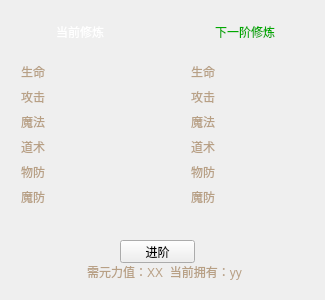
<?xml version="1.0" encoding="UTF-8"?>
<ui version="4.0">
 <class>dlg_chenhao</class>
 <widget class="QWidget" name="dlg_chenhao">
  <property name="geometry">
   <rect>
    <x>0</x>
    <y>0</y>
    <width>325</width>
    <height>300</height>
   </rect>
  </property>
  <property name="windowTitle">
   <string>称号进阶</string>
  </property>
  <widget class="QLabel" name="label_16">
   <property name="geometry">
    <rect>
     <x>10</x>
     <y>160</y>
     <width>35</width>
     <height>24</height>
    </rect>
   </property>
   <property name="styleSheet">
    <string notr="true">color: rgb(184,160,133);</string>
   </property>
   <property name="text">
    <string>物防</string>
   </property>
   <property name="alignment">
    <set>Qt::AlignRight|Qt::AlignTrailing|Qt::AlignVCenter</set>
   </property>
  </widget>
  <widget class="QLabel" name="label_18">
   <property name="geometry">
    <rect>
     <x>10</x>
     <y>135</y>
     <width>35</width>
     <height>24</height>
    </rect>
   </property>
   <property name="styleSheet">
    <string notr="true">color: rgb(184,160,133);</string>
   </property>
   <property name="text">
    <string>道术</string>
   </property>
   <property name="alignment">
    <set>Qt::AlignRight|Qt::AlignTrailing|Qt::AlignVCenter</set>
   </property>
  </widget>
  <widget class="QLabel" name="label_14">
   <property name="geometry">
    <rect>
     <x>10</x>
     <y>185</y>
     <width>35</width>
     <height>24</height>
    </rect>
   </property>
   <property name="styleSheet">
    <string notr="true">color: rgb(184,160,133);</string>
   </property>
   <property name="text">
    <string>魔防</string>
   </property>
   <property name="alignment">
    <set>Qt::AlignRight|Qt::AlignTrailing|Qt::AlignVCenter</set>
   </property>
  </widget>
  <widget class="QLabel" name="label_9">
   <property name="geometry">
    <rect>
     <x>10</x>
     <y>110</y>
     <width>35</width>
     <height>24</height>
    </rect>
   </property>
   <property name="styleSheet">
    <string notr="true">color: rgb(184,160,133);</string>
   </property>
   <property name="text">
    <string>魔法</string>
   </property>
   <property name="alignment">
    <set>Qt::AlignRight|Qt::AlignTrailing|Qt::AlignVCenter</set>
   </property>
  </widget>
  <widget class="QLabel" name="label_10">
   <property name="geometry">
    <rect>
     <x>10</x>
     <y>85</y>
     <width>35</width>
     <height>24</height>
    </rect>
   </property>
   <property name="styleSheet">
    <string notr="true">color: rgb(184,160,133);</string>
   </property>
   <property name="text">
    <string>攻击</string>
   </property>
   <property name="alignment">
    <set>Qt::AlignRight|Qt::AlignTrailing|Qt::AlignVCenter</set>
   </property>
  </widget>
  <widget class="QLabel" name="label_19">
   <property name="geometry">
    <rect>
     <x>10</x>
     <y>60</y>
     <width>35</width>
     <height>24</height>
    </rect>
   </property>
   <property name="styleSheet">
    <string notr="true">color: rgb(184,160,133);</string>
   </property>
   <property name="text">
    <string>生命</string>
   </property>
   <property name="alignment">
    <set>Qt::AlignRight|Qt::AlignTrailing|Qt::AlignVCenter</set>
   </property>
  </widget>
  <widget class="QLabel" name="label_20">
   <property name="geometry">
    <rect>
     <x>180</x>
     <y>60</y>
     <width>35</width>
     <height>24</height>
    </rect>
   </property>
   <property name="styleSheet">
    <string notr="true">color: rgb(184,160,133);</string>
   </property>
   <property name="text">
    <string>生命</string>
   </property>
   <property name="alignment">
    <set>Qt::AlignRight|Qt::AlignTrailing|Qt::AlignVCenter</set>
   </property>
  </widget>
  <widget class="QLabel" name="label_11">
   <property name="geometry">
    <rect>
     <x>180</x>
     <y>110</y>
     <width>35</width>
     <height>24</height>
    </rect>
   </property>
   <property name="styleSheet">
    <string notr="true">color: rgb(184,160,133);</string>
   </property>
   <property name="text">
    <string>魔法</string>
   </property>
   <property name="alignment">
    <set>Qt::AlignRight|Qt::AlignTrailing|Qt::AlignVCenter</set>
   </property>
  </widget>
  <widget class="QLabel" name="label_15">
   <property name="geometry">
    <rect>
     <x>180</x>
     <y>185</y>
     <width>35</width>
     <height>24</height>
    </rect>
   </property>
   <property name="styleSheet">
    <string notr="true">color: rgb(184,160,133);</string>
   </property>
   <property name="text">
    <string>魔防</string>
   </property>
   <property name="alignment">
    <set>Qt::AlignRight|Qt::AlignTrailing|Qt::AlignVCenter</set>
   </property>
  </widget>
  <widget class="QLabel" name="label_21">
   <property name="geometry">
    <rect>
     <x>180</x>
     <y>135</y>
     <width>35</width>
     <height>24</height>
    </rect>
   </property>
   <property name="styleSheet">
    <string notr="true">color: rgb(184,160,133);</string>
   </property>
   <property name="text">
    <string>道术</string>
   </property>
   <property name="alignment">
    <set>Qt::AlignRight|Qt::AlignTrailing|Qt::AlignVCenter</set>
   </property>
  </widget>
  <widget class="QLabel" name="label_12">
   <property name="geometry">
    <rect>
     <x>180</x>
     <y>85</y>
     <width>35</width>
     <height>24</height>
    </rect>
   </property>
   <property name="styleSheet">
    <string notr="true">color: rgb(184,160,133);</string>
   </property>
   <property name="text">
    <string>攻击</string>
   </property>
   <property name="alignment">
    <set>Qt::AlignRight|Qt::AlignTrailing|Qt::AlignVCenter</set>
   </property>
  </widget>
  <widget class="QLabel" name="label_17">
   <property name="geometry">
    <rect>
     <x>180</x>
     <y>160</y>
     <width>35</width>
     <height>24</height>
    </rect>
   </property>
   <property name="styleSheet">
    <string notr="true">color: rgb(184,160,133);</string>
   </property>
   <property name="text">
    <string>物防</string>
   </property>
   <property name="alignment">
    <set>Qt::AlignRight|Qt::AlignTrailing|Qt::AlignVCenter</set>
   </property>
  </widget>
  <widget class="QLabel" name="label_46">
   <property name="geometry">
    <rect>
     <x>125</x>
     <y>60</y>
     <width>15</width>
     <height>24</height>
    </rect>
   </property>
   <property name="styleSheet">
    <string notr="true">color: rgb(184,160,133);</string>
   </property>
   <property name="text">
    <string/>
   </property>
   <property name="pixmap">
    <pixmap resource="mirror.qrc">:/mirror/Resources/edit1_3.png</pixmap>
   </property>
   <property name="alignment">
    <set>Qt::AlignCenter</set>
   </property>
  </widget>
  <widget class="QLabel" name="label_38">
   <property name="geometry">
    <rect>
     <x>45</x>
     <y>60</y>
     <width>15</width>
     <height>24</height>
    </rect>
   </property>
   <property name="styleSheet">
    <string notr="true">color: rgb(184,160,133);</string>
   </property>
   <property name="text">
    <string/>
   </property>
   <property name="pixmap">
    <pixmap resource="mirror.qrc">:/mirror/Resources/edit1_1.png</pixmap>
   </property>
   <property name="alignment">
    <set>Qt::AlignCenter</set>
   </property>
  </widget>
  <widget class="QLabel" name="lbl_cur_name">
   <property name="geometry">
    <rect>
     <x>30</x>
     <y>20</y>
     <width>100</width>
     <height>24</height>
    </rect>
   </property>
   <property name="styleSheet">
    <string notr="true">color: rgb(255,255,255);</string>
   </property>
   <property name="text">
    <string>当前修炼</string>
   </property>
   <property name="alignment">
    <set>Qt::AlignCenter</set>
   </property>
  </widget>
  <widget class="QLabel" name="lbl_next_name">
   <property name="geometry">
    <rect>
     <x>195</x>
     <y>20</y>
     <width>100</width>
     <height>24</height>
    </rect>
   </property>
   <property name="styleSheet">
    <string notr="true">color: rgb(0, 170, 0);</string>
   </property>
   <property name="text">
    <string>下一阶修炼</string>
   </property>
   <property name="alignment">
    <set>Qt::AlignCenter</set>
   </property>
  </widget>
  <widget class="QLabel" name="label_39">
   <property name="geometry">
    <rect>
     <x>215</x>
     <y>60</y>
     <width>15</width>
     <height>24</height>
    </rect>
   </property>
   <property name="styleSheet">
    <string notr="true">color: rgb(184,160,133);</string>
   </property>
   <property name="text">
    <string/>
   </property>
   <property name="pixmap">
    <pixmap resource="mirror.qrc">:/mirror/Resources/edit1_1.png</pixmap>
   </property>
   <property name="alignment">
    <set>Qt::AlignCenter</set>
   </property>
  </widget>
  <widget class="QLabel" name="label_47">
   <property name="geometry">
    <rect>
     <x>295</x>
     <y>60</y>
     <width>15</width>
     <height>24</height>
    </rect>
   </property>
   <property name="styleSheet">
    <string notr="true">color: rgb(184,160,133);</string>
   </property>
   <property name="text">
    <string/>
   </property>
   <property name="pixmap">
    <pixmap resource="mirror.qrc">:/mirror/Resources/edit1_3.png</pixmap>
   </property>
   <property name="alignment">
    <set>Qt::AlignCenter</set>
   </property>
  </widget>
  <widget class="QLabel" name="label_40">
   <property name="geometry">
    <rect>
     <x>45</x>
     <y>85</y>
     <width>15</width>
     <height>24</height>
    </rect>
   </property>
   <property name="styleSheet">
    <string notr="true">color: rgb(184,160,133);</string>
   </property>
   <property name="text">
    <string/>
   </property>
   <property name="pixmap">
    <pixmap resource="mirror.qrc">:/mirror/Resources/edit1_1.png</pixmap>
   </property>
   <property name="alignment">
    <set>Qt::AlignCenter</set>
   </property>
  </widget>
  <widget class="QLabel" name="label_48">
   <property name="geometry">
    <rect>
     <x>125</x>
     <y>85</y>
     <width>15</width>
     <height>24</height>
    </rect>
   </property>
   <property name="styleSheet">
    <string notr="true">color: rgb(184,160,133);</string>
   </property>
   <property name="text">
    <string/>
   </property>
   <property name="pixmap">
    <pixmap resource="mirror.qrc">:/mirror/Resources/edit1_3.png</pixmap>
   </property>
   <property name="alignment">
    <set>Qt::AlignCenter</set>
   </property>
  </widget>
  <widget class="QLabel" name="label_41">
   <property name="geometry">
    <rect>
     <x>45</x>
     <y>110</y>
     <width>15</width>
     <height>24</height>
    </rect>
   </property>
   <property name="styleSheet">
    <string notr="true">color: rgb(184,160,133);</string>
   </property>
   <property name="text">
    <string/>
   </property>
   <property name="pixmap">
    <pixmap resource="mirror.qrc">:/mirror/Resources/edit1_1.png</pixmap>
   </property>
   <property name="alignment">
    <set>Qt::AlignCenter</set>
   </property>
  </widget>
  <widget class="QLabel" name="label_49">
   <property name="geometry">
    <rect>
     <x>125</x>
     <y>110</y>
     <width>15</width>
     <height>24</height>
    </rect>
   </property>
   <property name="styleSheet">
    <string notr="true">color: rgb(184,160,133);</string>
   </property>
   <property name="text">
    <string/>
   </property>
   <property name="pixmap">
    <pixmap resource="mirror.qrc">:/mirror/Resources/edit1_3.png</pixmap>
   </property>
   <property name="alignment">
    <set>Qt::AlignCenter</set>
   </property>
  </widget>
  <widget class="QLabel" name="label_50">
   <property name="geometry">
    <rect>
     <x>125</x>
     <y>135</y>
     <width>15</width>
     <height>24</height>
    </rect>
   </property>
   <property name="styleSheet">
    <string notr="true">color: rgb(184,160,133);</string>
   </property>
   <property name="text">
    <string/>
   </property>
   <property name="pixmap">
    <pixmap resource="mirror.qrc">:/mirror/Resources/edit1_3.png</pixmap>
   </property>
   <property name="alignment">
    <set>Qt::AlignCenter</set>
   </property>
  </widget>
  <widget class="QLabel" name="label_42">
   <property name="geometry">
    <rect>
     <x>45</x>
     <y>135</y>
     <width>15</width>
     <height>24</height>
    </rect>
   </property>
   <property name="styleSheet">
    <string notr="true">color: rgb(184,160,133);</string>
   </property>
   <property name="text">
    <string/>
   </property>
   <property name="pixmap">
    <pixmap resource="mirror.qrc">:/mirror/Resources/edit1_1.png</pixmap>
   </property>
   <property name="alignment">
    <set>Qt::AlignCenter</set>
   </property>
  </widget>
  <widget class="QLabel" name="label_51">
   <property name="geometry">
    <rect>
     <x>125</x>
     <y>185</y>
     <width>15</width>
     <height>24</height>
    </rect>
   </property>
   <property name="styleSheet">
    <string notr="true">color: rgb(184,160,133);</string>
   </property>
   <property name="text">
    <string/>
   </property>
   <property name="pixmap">
    <pixmap resource="mirror.qrc">:/mirror/Resources/edit1_3.png</pixmap>
   </property>
   <property name="alignment">
    <set>Qt::AlignCenter</set>
   </property>
  </widget>
  <widget class="QLabel" name="label_43">
   <property name="geometry">
    <rect>
     <x>45</x>
     <y>185</y>
     <width>15</width>
     <height>24</height>
    </rect>
   </property>
   <property name="styleSheet">
    <string notr="true">color: rgb(184,160,133);</string>
   </property>
   <property name="text">
    <string/>
   </property>
   <property name="pixmap">
    <pixmap resource="mirror.qrc">:/mirror/Resources/edit1_1.png</pixmap>
   </property>
   <property name="alignment">
    <set>Qt::AlignCenter</set>
   </property>
  </widget>
  <widget class="QLabel" name="label_52">
   <property name="geometry">
    <rect>
     <x>295</x>
     <y>85</y>
     <width>15</width>
     <height>24</height>
    </rect>
   </property>
   <property name="styleSheet">
    <string notr="true">color: rgb(184,160,133);</string>
   </property>
   <property name="text">
    <string/>
   </property>
   <property name="pixmap">
    <pixmap resource="mirror.qrc">:/mirror/Resources/edit1_3.png</pixmap>
   </property>
   <property name="alignment">
    <set>Qt::AlignCenter</set>
   </property>
  </widget>
  <widget class="QLabel" name="label_44">
   <property name="geometry">
    <rect>
     <x>215</x>
     <y>85</y>
     <width>15</width>
     <height>24</height>
    </rect>
   </property>
   <property name="styleSheet">
    <string notr="true">color: rgb(184,160,133);</string>
   </property>
   <property name="text">
    <string/>
   </property>
   <property name="pixmap">
    <pixmap resource="mirror.qrc">:/mirror/Resources/edit1_1.png</pixmap>
   </property>
   <property name="alignment">
    <set>Qt::AlignCenter</set>
   </property>
  </widget>
  <widget class="QLabel" name="label_45">
   <property name="geometry">
    <rect>
     <x>215</x>
     <y>110</y>
     <width>15</width>
     <height>24</height>
    </rect>
   </property>
   <property name="styleSheet">
    <string notr="true">color: rgb(184,160,133);</string>
   </property>
   <property name="text">
    <string/>
   </property>
   <property name="pixmap">
    <pixmap resource="mirror.qrc">:/mirror/Resources/edit1_1.png</pixmap>
   </property>
   <property name="alignment">
    <set>Qt::AlignCenter</set>
   </property>
  </widget>
  <widget class="QLabel" name="label_53">
   <property name="geometry">
    <rect>
     <x>295</x>
     <y>110</y>
     <width>15</width>
     <height>24</height>
    </rect>
   </property>
   <property name="styleSheet">
    <string notr="true">color: rgb(184,160,133);</string>
   </property>
   <property name="text">
    <string/>
   </property>
   <property name="pixmap">
    <pixmap resource="mirror.qrc">:/mirror/Resources/edit1_3.png</pixmap>
   </property>
   <property name="alignment">
    <set>Qt::AlignCenter</set>
   </property>
  </widget>
  <widget class="QLabel" name="label_54">
   <property name="geometry">
    <rect>
     <x>295</x>
     <y>135</y>
     <width>15</width>
     <height>24</height>
    </rect>
   </property>
   <property name="styleSheet">
    <string notr="true">color: rgb(184,160,133);</string>
   </property>
   <property name="text">
    <string/>
   </property>
   <property name="pixmap">
    <pixmap resource="mirror.qrc">:/mirror/Resources/edit1_3.png</pixmap>
   </property>
   <property name="alignment">
    <set>Qt::AlignCenter</set>
   </property>
  </widget>
  <widget class="QLabel" name="label_55">
   <property name="geometry">
    <rect>
     <x>215</x>
     <y>135</y>
     <width>15</width>
     <height>24</height>
    </rect>
   </property>
   <property name="styleSheet">
    <string notr="true">color: rgb(184,160,133);</string>
   </property>
   <property name="text">
    <string/>
   </property>
   <property name="pixmap">
    <pixmap resource="mirror.qrc">:/mirror/Resources/edit1_1.png</pixmap>
   </property>
   <property name="alignment">
    <set>Qt::AlignCenter</set>
   </property>
  </widget>
  <widget class="QLabel" name="label_56">
   <property name="geometry">
    <rect>
     <x>215</x>
     <y>160</y>
     <width>15</width>
     <height>24</height>
    </rect>
   </property>
   <property name="styleSheet">
    <string notr="true">color: rgb(184,160,133);</string>
   </property>
   <property name="text">
    <string/>
   </property>
   <property name="pixmap">
    <pixmap resource="mirror.qrc">:/mirror/Resources/edit1_1.png</pixmap>
   </property>
   <property name="alignment">
    <set>Qt::AlignCenter</set>
   </property>
  </widget>
  <widget class="QLabel" name="label_57">
   <property name="geometry">
    <rect>
     <x>295</x>
     <y>160</y>
     <width>15</width>
     <height>24</height>
    </rect>
   </property>
   <property name="styleSheet">
    <string notr="true">color: rgb(184,160,133);</string>
   </property>
   <property name="text">
    <string/>
   </property>
   <property name="pixmap">
    <pixmap resource="mirror.qrc">:/mirror/Resources/edit1_3.png</pixmap>
   </property>
   <property name="alignment">
    <set>Qt::AlignCenter</set>
   </property>
  </widget>
  <widget class="QLabel" name="label_58">
   <property name="geometry">
    <rect>
     <x>295</x>
     <y>185</y>
     <width>15</width>
     <height>24</height>
    </rect>
   </property>
   <property name="styleSheet">
    <string notr="true">color: rgb(184,160,133);</string>
   </property>
   <property name="text">
    <string/>
   </property>
   <property name="pixmap">
    <pixmap resource="mirror.qrc">:/mirror/Resources/edit1_3.png</pixmap>
   </property>
   <property name="alignment">
    <set>Qt::AlignCenter</set>
   </property>
  </widget>
  <widget class="QLabel" name="label_59">
   <property name="geometry">
    <rect>
     <x>215</x>
     <y>185</y>
     <width>15</width>
     <height>24</height>
    </rect>
   </property>
   <property name="styleSheet">
    <string notr="true">color: rgb(184,160,133);</string>
   </property>
   <property name="text">
    <string/>
   </property>
   <property name="pixmap">
    <pixmap resource="mirror.qrc">:/mirror/Resources/edit1_1.png</pixmap>
   </property>
   <property name="alignment">
    <set>Qt::AlignCenter</set>
   </property>
  </widget>
  <widget class="QLabel" name="label_60">
   <property name="geometry">
    <rect>
     <x>45</x>
     <y>160</y>
     <width>15</width>
     <height>24</height>
    </rect>
   </property>
   <property name="styleSheet">
    <string notr="true">color: rgb(184,160,133);</string>
   </property>
   <property name="text">
    <string/>
   </property>
   <property name="pixmap">
    <pixmap resource="mirror.qrc">:/mirror/Resources/edit1_1.png</pixmap>
   </property>
   <property name="alignment">
    <set>Qt::AlignCenter</set>
   </property>
  </widget>
  <widget class="QLabel" name="label_61">
   <property name="geometry">
    <rect>
     <x>125</x>
     <y>160</y>
     <width>15</width>
     <height>24</height>
    </rect>
   </property>
   <property name="styleSheet">
    <string notr="true">color: rgb(184,160,133);</string>
   </property>
   <property name="text">
    <string/>
   </property>
   <property name="pixmap">
    <pixmap resource="mirror.qrc">:/mirror/Resources/edit1_3.png</pixmap>
   </property>
   <property name="alignment">
    <set>Qt::AlignCenter</set>
   </property>
  </widget>
  <widget class="QPushButton" name="btn_xiulian">
   <property name="geometry">
    <rect>
     <x>120</x>
     <y>240</y>
     <width>75</width>
     <height>23</height>
    </rect>
   </property>
   <property name="text">
    <string>进阶</string>
   </property>
  </widget>
  <widget class="QLabel" name="lbl_status">
   <property name="geometry">
    <rect>
     <x>9</x>
     <y>260</y>
     <width>311</width>
     <height>24</height>
    </rect>
   </property>
   <property name="styleSheet">
    <string notr="true">color: rgb(184,160,133);</string>
   </property>
   <property name="text">
    <string>需元力值：XX  当前拥有：yy</string>
   </property>
   <property name="alignment">
    <set>Qt::AlignCenter</set>
   </property>
  </widget>
  <widget class="QLabel" name="_bg">
   <property name="geometry">
    <rect>
     <x>0</x>
     <y>0</y>
     <width>325</width>
     <height>300</height>
    </rect>
   </property>
   <property name="styleSheet">
    <string notr="true">color: rgb(184,160,133);</string>
   </property>
   <property name="pixmap">
    <pixmap resource="mirror.qrc">:/mirror/Resources/ui/31.png</pixmap>
   </property>
   <property name="alignment">
    <set>Qt::AlignCenter</set>
   </property>
  </widget>
  <widget class="QLabel" name="lbl_cur_name_2">
   <property name="geometry">
    <rect>
     <x>165</x>
     <y>120</y>
     <width>10</width>
     <height>24</height>
    </rect>
   </property>
   <property name="styleSheet">
    <string notr="true">border-image: url(:/mirror/Resources/arrow.png) 0 40 0 60;</string>
   </property>
   <property name="alignment">
    <set>Qt::AlignCenter</set>
   </property>
  </widget>
  <widget class="QLabel" name="lbl_cur_name_3">
   <property name="geometry">
    <rect>
     <x>155</x>
     <y>120</y>
     <width>10</width>
     <height>24</height>
    </rect>
   </property>
   <property name="styleSheet">
    <string notr="true">border-image: url(:/mirror/Resources/arrow.png) 0 40 0 60;</string>
   </property>
   <property name="alignment">
    <set>Qt::AlignCenter</set>
   </property>
  </widget>
  <widget class="QLabel" name="lbl_cur_hp">
   <property name="geometry">
    <rect>
     <x>60</x>
     <y>60</y>
     <width>65</width>
     <height>24</height>
    </rect>
   </property>
   <property name="styleSheet">
    <string notr="true">border-image: url(:/mirror/Resources/edit1_2.png);
color: rgb(255, 255, 255);</string>
   </property>
   <property name="alignment">
    <set>Qt::AlignCenter</set>
   </property>
  </widget>
  <widget class="QLabel" name="lbl_cur_dc">
   <property name="geometry">
    <rect>
     <x>60</x>
     <y>85</y>
     <width>65</width>
     <height>24</height>
    </rect>
   </property>
   <property name="styleSheet">
    <string notr="true">border-image: url(:/mirror/Resources/edit1_2.png);
color: rgb(255, 255, 255);</string>
   </property>
   <property name="alignment">
    <set>Qt::AlignCenter</set>
   </property>
  </widget>
  <widget class="QLabel" name="lbl_cur_mc">
   <property name="geometry">
    <rect>
     <x>60</x>
     <y>110</y>
     <width>65</width>
     <height>24</height>
    </rect>
   </property>
   <property name="styleSheet">
    <string notr="true">border-image: url(:/mirror/Resources/edit1_2.png);
color: rgb(255, 255, 255);</string>
   </property>
   <property name="alignment">
    <set>Qt::AlignCenter</set>
   </property>
  </widget>
  <widget class="QLabel" name="lbl_cur_sc">
   <property name="geometry">
    <rect>
     <x>60</x>
     <y>135</y>
     <width>65</width>
     <height>24</height>
    </rect>
   </property>
   <property name="styleSheet">
    <string notr="true">border-image: url(:/mirror/Resources/edit1_2.png);
color: rgb(255, 255, 255);</string>
   </property>
   <property name="alignment">
    <set>Qt::AlignCenter</set>
   </property>
  </widget>
  <widget class="QLabel" name="lbl_cur_ac">
   <property name="geometry">
    <rect>
     <x>60</x>
     <y>160</y>
     <width>65</width>
     <height>24</height>
    </rect>
   </property>
   <property name="styleSheet">
    <string notr="true">border-image: url(:/mirror/Resources/edit1_2.png);
color: rgb(255, 255, 255);</string>
   </property>
   <property name="alignment">
    <set>Qt::AlignCenter</set>
   </property>
  </widget>
  <widget class="QLabel" name="lbl_cur_mac">
   <property name="geometry">
    <rect>
     <x>60</x>
     <y>185</y>
     <width>65</width>
     <height>24</height>
    </rect>
   </property>
   <property name="styleSheet">
    <string notr="true">border-image: url(:/mirror/Resources/edit1_2.png);
color: rgb(255, 255, 255);</string>
   </property>
   <property name="alignment">
    <set>Qt::AlignCenter</set>
   </property>
  </widget>
  <widget class="QLabel" name="lbl_next_hp">
   <property name="geometry">
    <rect>
     <x>230</x>
     <y>60</y>
     <width>65</width>
     <height>24</height>
    </rect>
   </property>
   <property name="styleSheet">
    <string notr="true">border-image: url(:/mirror/Resources/edit1_2.png);
color: rgb(0, 170, 0);</string>
   </property>
   <property name="alignment">
    <set>Qt::AlignCenter</set>
   </property>
  </widget>
  <widget class="QLabel" name="lbl_next_mc">
   <property name="geometry">
    <rect>
     <x>230</x>
     <y>110</y>
     <width>65</width>
     <height>24</height>
    </rect>
   </property>
   <property name="styleSheet">
    <string notr="true">border-image: url(:/mirror/Resources/edit1_2.png);
color: rgb(0, 170, 0);</string>
   </property>
   <property name="alignment">
    <set>Qt::AlignCenter</set>
   </property>
  </widget>
  <widget class="QLabel" name="lbl_next_dc">
   <property name="geometry">
    <rect>
     <x>230</x>
     <y>85</y>
     <width>65</width>
     <height>24</height>
    </rect>
   </property>
   <property name="styleSheet">
    <string notr="true">border-image: url(:/mirror/Resources/edit1_2.png);
color: rgb(0, 170, 0);</string>
   </property>
   <property name="alignment">
    <set>Qt::AlignCenter</set>
   </property>
  </widget>
  <widget class="QLabel" name="lbl_next_mac">
   <property name="geometry">
    <rect>
     <x>230</x>
     <y>185</y>
     <width>65</width>
     <height>24</height>
    </rect>
   </property>
   <property name="styleSheet">
    <string notr="true">border-image: url(:/mirror/Resources/edit1_2.png);
color: rgb(0, 170, 0);</string>
   </property>
   <property name="alignment">
    <set>Qt::AlignCenter</set>
   </property>
  </widget>
  <widget class="QLabel" name="lbl_next_ac">
   <property name="geometry">
    <rect>
     <x>230</x>
     <y>160</y>
     <width>65</width>
     <height>24</height>
    </rect>
   </property>
   <property name="styleSheet">
    <string notr="true">border-image: url(:/mirror/Resources/edit1_2.png);
color: rgb(0, 170, 0);</string>
   </property>
   <property name="alignment">
    <set>Qt::AlignCenter</set>
   </property>
  </widget>
  <widget class="QLabel" name="lbl_next_sc">
   <property name="geometry">
    <rect>
     <x>230</x>
     <y>135</y>
     <width>65</width>
     <height>24</height>
    </rect>
   </property>
   <property name="styleSheet">
    <string notr="true">border-image: url(:/mirror/Resources/edit1_2.png);
color: rgb(0, 170, 0);</string>
   </property>
   <property name="alignment">
    <set>Qt::AlignCenter</set>
   </property>
  </widget>
  <zorder>_bg</zorder>
  <zorder>label_16</zorder>
  <zorder>label_18</zorder>
  <zorder>label_14</zorder>
  <zorder>label_9</zorder>
  <zorder>label_10</zorder>
  <zorder>label_19</zorder>
  <zorder>label_20</zorder>
  <zorder>label_11</zorder>
  <zorder>label_15</zorder>
  <zorder>label_21</zorder>
  <zorder>label_12</zorder>
  <zorder>label_17</zorder>
  <zorder>label_46</zorder>
  <zorder>label_38</zorder>
  <zorder>lbl_cur_name</zorder>
  <zorder>lbl_next_name</zorder>
  <zorder>label_39</zorder>
  <zorder>label_47</zorder>
  <zorder>label_40</zorder>
  <zorder>label_48</zorder>
  <zorder>label_41</zorder>
  <zorder>label_49</zorder>
  <zorder>label_50</zorder>
  <zorder>label_42</zorder>
  <zorder>label_51</zorder>
  <zorder>label_43</zorder>
  <zorder>label_52</zorder>
  <zorder>label_44</zorder>
  <zorder>label_45</zorder>
  <zorder>label_53</zorder>
  <zorder>label_54</zorder>
  <zorder>label_55</zorder>
  <zorder>label_56</zorder>
  <zorder>label_57</zorder>
  <zorder>label_58</zorder>
  <zorder>label_59</zorder>
  <zorder>label_60</zorder>
  <zorder>label_61</zorder>
  <zorder>btn_xiulian</zorder>
  <zorder>lbl_status</zorder>
  <zorder>lbl_cur_name_2</zorder>
  <zorder>lbl_cur_name_3</zorder>
  <zorder>lbl_cur_hp</zorder>
  <zorder>lbl_cur_dc</zorder>
  <zorder>lbl_cur_mc</zorder>
  <zorder>lbl_cur_sc</zorder>
  <zorder>lbl_cur_ac</zorder>
  <zorder>lbl_cur_mac</zorder>
  <zorder>lbl_next_hp</zorder>
  <zorder>lbl_next_mc</zorder>
  <zorder>lbl_next_dc</zorder>
  <zorder>lbl_next_mac</zorder>
  <zorder>lbl_next_ac</zorder>
  <zorder>lbl_next_sc</zorder>
 </widget>
 <layoutdefault spacing="6" margin="11"/>
 <resources>
  <include location="mirror.qrc"/>
 </resources>
 <connections/>
</ui>
